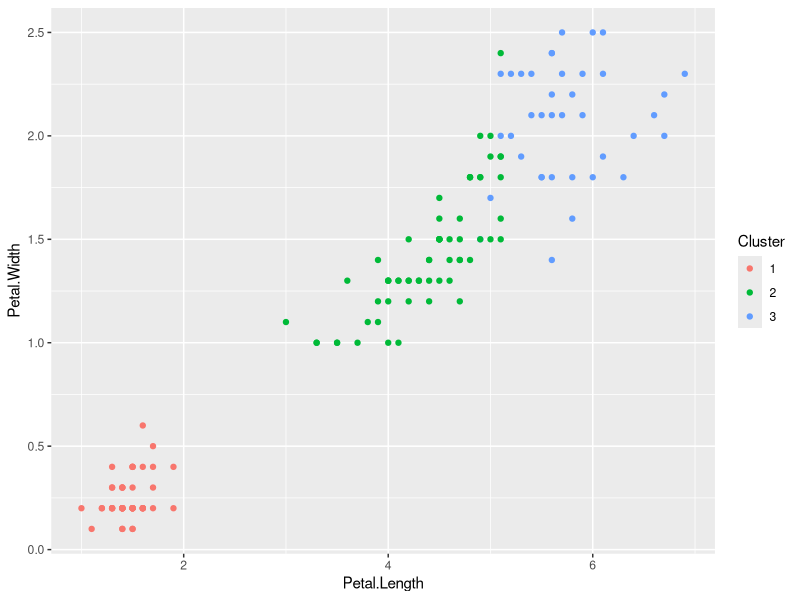

This figure's R source:
# Load the necessary libraries
library(ggplot2)
library(cluster)

# Load the iris dataset
data(iris)

# Perform k-means clustering
set.seed(123)  # Set a random seed for reproducibility
kmeans_result <- kmeans(iris[,1:4], centers = 3)

# Add the cluster assignments to the iris dataset
iris$Cluster <- as.factor(kmeans_result$cluster)

# Visualize the clusters
ggplot(iris, aes(x = Petal.Length, y = Petal.Width, color = Cluster)) +
  geom_point() +
  labs(color = "Cluster")
